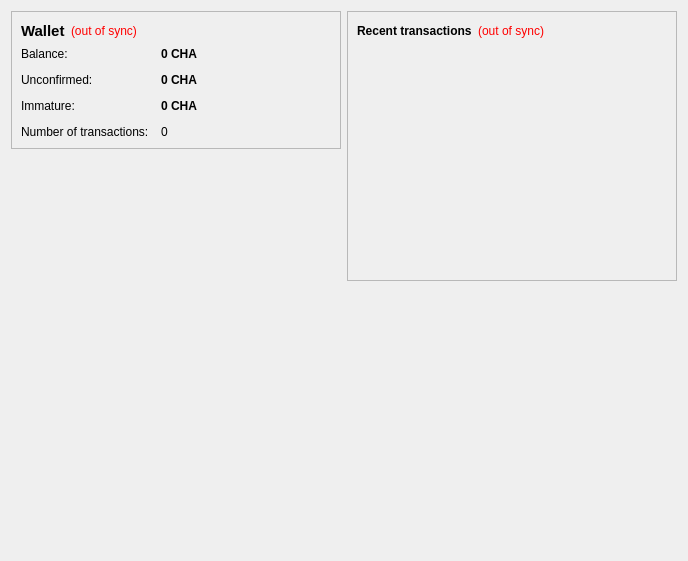
<?xml version="1.0" encoding="UTF-8"?>
<ui version="4.0">
 <class>OverviewPage</class>
 <widget class="QWidget" name="OverviewPage">
  <property name="geometry">
   <rect>
    <x>0</x>
    <y>0</y>
    <width>688</width>
    <height>561</height>
   </rect>
  </property>
  <property name="windowTitle">
   <string>Form</string>
  </property>
  <layout class="QHBoxLayout" name="horizontalLayout" stretch="1,1">
   <item>
    <layout class="QVBoxLayout" name="verticalLayout_2">
     <item>
      <widget class="QFrame" name="frame">
       <property name="frameShape">
        <enum>QFrame::StyledPanel</enum>
       </property>
       <property name="frameShadow">
        <enum>QFrame::Raised</enum>
       </property>
       <layout class="QVBoxLayout" name="verticalLayout_4">
        <item>
         <layout class="QHBoxLayout" name="horizontalLayout_4">
          <item>
           <widget class="QLabel" name="label_5">
            <property name="font">
             <font>
              <pointsize>11</pointsize>
              <weight>75</weight>
              <bold>true</bold>
             </font>
            </property>
            <property name="text">
             <string>Wallet</string>
            </property>
           </widget>
          </item>
          <item>
           <widget class="QLabel" name="labelWalletStatus">
            <property name="toolTip">
             <string>The displayed information may be out of date. Your wallet automatically synchronizes with the VERGE network after a connection is established, but this process has not completed yet.</string>
            </property>
            <property name="styleSheet">
             <string notr="true">QLabel { color: red; }</string>
            </property>
            <property name="text">
             <string notr="true">(out of sync)</string>
            </property>
            <property name="alignment">
             <set>Qt::AlignLeading|Qt::AlignLeft|Qt::AlignVCenter</set>
            </property>
           </widget>
          </item>
          <item>
           <spacer name="horizontalSpacer_2">
            <property name="orientation">
             <enum>Qt::Horizontal</enum>
            </property>
            <property name="sizeHint" stdset="0">
             <size>
              <width>40</width>
              <height>20</height>
             </size>
            </property>
           </spacer>
          </item>
         </layout>
        </item>
        <item>
         <layout class="QFormLayout" name="formLayout_2">
          <property name="fieldGrowthPolicy">
           <enum>QFormLayout::AllNonFixedFieldsGrow</enum>
          </property>
          <property name="horizontalSpacing">
           <number>12</number>
          </property>
          <property name="verticalSpacing">
           <number>12</number>
          </property>
          <item row="0" column="0">
           <widget class="QLabel" name="label">
            <property name="text">
             <string>Balance:</string>
            </property>
           </widget>
          </item>
          <item row="0" column="1">
           <widget class="QLabel" name="labelBalance">
            <property name="font">
             <font>
              <weight>75</weight>
              <bold>true</bold>
             </font>
            </property>
            <property name="cursor">
             <cursorShape>IBeamCursor</cursorShape>
            </property>
            <property name="toolTip">
             <string>Your current balance</string>
            </property>
            <property name="text">
             <string notr="true">0 CHA</string>
            </property>
            <property name="textInteractionFlags">
             <set>Qt::LinksAccessibleByMouse|Qt::TextSelectableByKeyboard|Qt::TextSelectableByMouse</set>
            </property>
           </widget>
          </item>
          <item row="1" column="0">
           <widget class="QLabel" name="label_3">
            <property name="text">
             <string>Unconfirmed:</string>
            </property>
           </widget>
          </item>
          <item row="1" column="1">
           <widget class="QLabel" name="labelUnconfirmed">
            <property name="font">
             <font>
              <weight>75</weight>
              <bold>true</bold>
             </font>
            </property>
            <property name="cursor">
             <cursorShape>IBeamCursor</cursorShape>
            </property>
            <property name="toolTip">
             <string>Total of transactions that have yet to be confirmed, and do not yet count toward the current balance</string>
            </property>
            <property name="text">
             <string notr="true">0 CHA</string>
            </property>
            <property name="textInteractionFlags">
             <set>Qt::LinksAccessibleByMouse|Qt::TextSelectableByKeyboard|Qt::TextSelectableByMouse</set>
            </property>
           </widget>
          </item>
          <item row="2" column="0">
           <widget class="QLabel" name="labelImmatureText">
            <property name="text">
             <string>Immature:</string>
            </property>
           </widget>
          </item>
          <item row="2" column="1">
           <widget class="QLabel" name="labelImmature">
            <property name="font">
             <font>
              <weight>75</weight>
              <bold>true</bold>
             </font>
            </property>
            <property name="toolTip">
             <string>Mined balance that has not yet matured</string>
            </property>
            <property name="text">
             <string notr="true">0 CHA</string>
            </property>
            <property name="textInteractionFlags">
             <set>Qt::LinksAccessibleByMouse|Qt::TextSelectableByKeyboard|Qt::TextSelectableByMouse</set>
            </property>
           </widget>
          </item>
          <item row="3" column="0">
           <widget class="QLabel" name="label_2">
            <property name="text">
             <string>Number of transactions:</string>
            </property>
           </widget>
          </item>
          <item row="3" column="1">
           <widget class="QLabel" name="labelNumTransactions">
            <property name="toolTip">
             <string>Total number of transactions in wallet</string>
            </property>
            <property name="text">
             <string notr="true">0</string>
            </property>
           </widget>
          </item>
         </layout>
        </item>
       </layout>
      </widget>
     </item>
     <item>
      <spacer name="verticalSpacer">
       <property name="orientation">
        <enum>Qt::Vertical</enum>
       </property>
       <property name="sizeHint" stdset="0">
        <size>
         <width>20</width>
         <height>40</height>
        </size>
       </property>
      </spacer>
     </item>
     <item>
      <widget class="QLabel" name="label_wallet_bgcoin">
       <property name="text">
        <string/>
       </property>
       <property name="pixmap">
        <pixmap resource="../bitcoin.qrc">:/images/wallet_bgcoin</pixmap>
       </property>
       <property name="scaledContents">
        <bool>false</bool>
       </property>
       <property name="alignment">
        <set>Qt::AlignCenter</set>
       </property>
       <property name="margin">
        <number>-2</number>
       </property>
      </widget>
     </item>
    </layout>
   </item>
   <item>
    <layout class="QVBoxLayout" name="verticalLayout_3">
     <item>
      <widget class="QFrame" name="frame_2">
       <property name="frameShape">
        <enum>QFrame::StyledPanel</enum>
       </property>
       <property name="frameShadow">
        <enum>QFrame::Raised</enum>
       </property>
       <layout class="QVBoxLayout" name="verticalLayout">
        <item>
         <layout class="QHBoxLayout" name="horizontalLayout_2">
          <item>
           <widget class="QLabel" name="label_4">
            <property name="text">
             <string>&lt;b&gt;Recent transactions&lt;/b&gt;</string>
            </property>
           </widget>
          </item>
          <item>
           <widget class="QLabel" name="labelTransactionsStatus">
            <property name="toolTip">
             <string>The displayed information may be out of date. Your wallet automatically synchronizes with the VERGE network after a connection is established, but this process has not completed yet.</string>
            </property>
            <property name="styleSheet">
             <string notr="true">QLabel { color: red; }</string>
            </property>
            <property name="text">
             <string notr="true">(out of sync)</string>
            </property>
            <property name="alignment">
             <set>Qt::AlignRight|Qt::AlignTrailing|Qt::AlignVCenter</set>
            </property>
           </widget>
          </item>
          <item>
           <spacer name="horizontalSpacer">
            <property name="orientation">
             <enum>Qt::Horizontal</enum>
            </property>
            <property name="sizeHint" stdset="0">
             <size>
              <width>40</width>
              <height>20</height>
             </size>
            </property>
           </spacer>
          </item>
         </layout>
        </item>
        <item>
         <widget class="QListView" name="listTransactions">
          <property name="styleSheet">
           <string notr="true">QListView { background: transparent; }</string>
          </property>
          <property name="frameShape">
           <enum>QFrame::NoFrame</enum>
          </property>
          <property name="verticalScrollBarPolicy">
           <enum>Qt::ScrollBarAlwaysOff</enum>
          </property>
          <property name="horizontalScrollBarPolicy">
           <enum>Qt::ScrollBarAlwaysOff</enum>
          </property>
          <property name="selectionMode">
           <enum>QAbstractItemView::NoSelection</enum>
          </property>
         </widget>
        </item>
       </layout>
      </widget>
     </item>
     <item>
      <spacer name="verticalSpacer_2">
       <property name="orientation">
        <enum>Qt::Vertical</enum>
       </property>
       <property name="sizeHint" stdset="0">
        <size>
         <width>20</width>
         <height>40</height>
        </size>
       </property>
      </spacer>
     </item>
    </layout>
   </item>
  </layout>
 </widget>
 <resources>
  <include location="../bitcoin.qrc"/>
 </resources>
 <connections/>
</ui>
